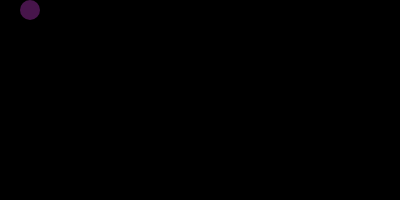
Frame 1 (no input)
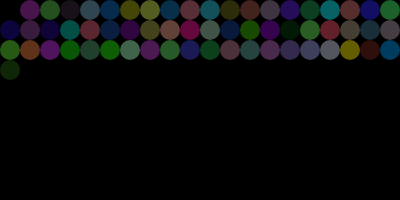
Frame 60 (no input)
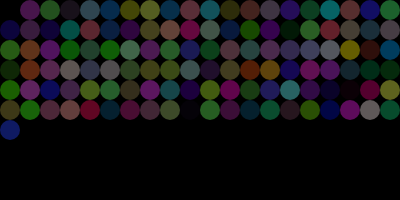
Frame 120 (the mouse pressed at the canvas centre since frame 60)

The p5.js sketch that drew these frames (run headless with seeded random() and noise() and a simulated clock; from frame 60 on, the mouse is pressed at the canvas centre):

// p5.js sketch
// ── sketch.js
let spot = {
  count: 0,
  x: 100,
  y: 50,
  d: 20
};

let col = {
  r: 255,
  g: 0,
  b: 0,
  alpha: 100
};

function setup() {
  createCanvas(400, 200);
  background(0);
  create_ui();
}

function draw() {
  col.r = random(0, 255);
  col.g = random(0, 255);
  col.b = random(0, 255);

  // spot.x = random(0, width);
  spot.count = spot.count + spot.d;
  spot.x = spot.count % width;
  spot.y = (int(spot.count / width) * spot.d) % height;
  noStroke();
  fill(col.r, col.g, col.b, col.alpha);
  ellipse(spot.x+spot.d/2, spot.y+spot.d/2, spot.d);
  update_ui();
}

function create_ui() {
  createButton('backg 0').mousePressed(function() {
    background(0);
  });
  createButton('alpha 100').mousePressed(function() {
    col.alpha = 100;
  });
  createButton('alpha 180').mousePressed(function() {
    col.alpha = 180;
  });
  createButton('alpha 255').mousePressed(function() {
    col.alpha = 255;
  });
  createElement('br');
  createSpan().id('ic');
  createSpan().id('ix');
  createSpan().id('iy');
  createElement('br');
  createSpan().id('imx');
  createSpan().id('imy');
  createSpan().id('icc');
}

function update_ui() {
  select('#ic').html('[count=' + spot.count + '] ')
  select('#ix').html('[x=' + spot.x + '] ')
  select('#iy').html('[y=' + spot.y + '] ')
  select('#imx').html('[mouseX=' + mouseX + '] ')
  select('#imy').html('[mouseY=' + mouseY + '] ')
  select('#icc').html('[RGBA=' + get(mouseX, mouseY) + '] ')
}

// https://editor.p5js.org/jht1493/sketches/46pdvjYd_
// 2.5.2 random function spot.count ui rgb

// https://editor.p5js.org/jht1493/sketches/Dv5o83_c3
// 2.5.2 random function spot.count ui

// https://editor.p5js.org/jht1493/sketches/vpcHXx_E1
// 2.5.2 random function spot.count

// https://editor.p5js.org/jht1493/sketches/9ss5dnb9t
// 2.5.2 random function spot.x spot.y

// https://editor.p5js.org/jht1493/sketches/yu1MwEqyQ
// 2.5.1 random function spot.x

// https://editor.p5js.org/jht1493/sketches/UTMOVgcsv
// 2.5.1 random function 

// The random() Function
// Code! Programming with p5.js
// The Coding Train / Daniel Shiffman
// https://thecodingtrain.com/beginners/p5js/beginners/p5js/2.5-random.html
// https://youtu.be/nicMAoW6u1g
// https://editor.p5js.org/codingtrain/sketches/4gD7Btgi
